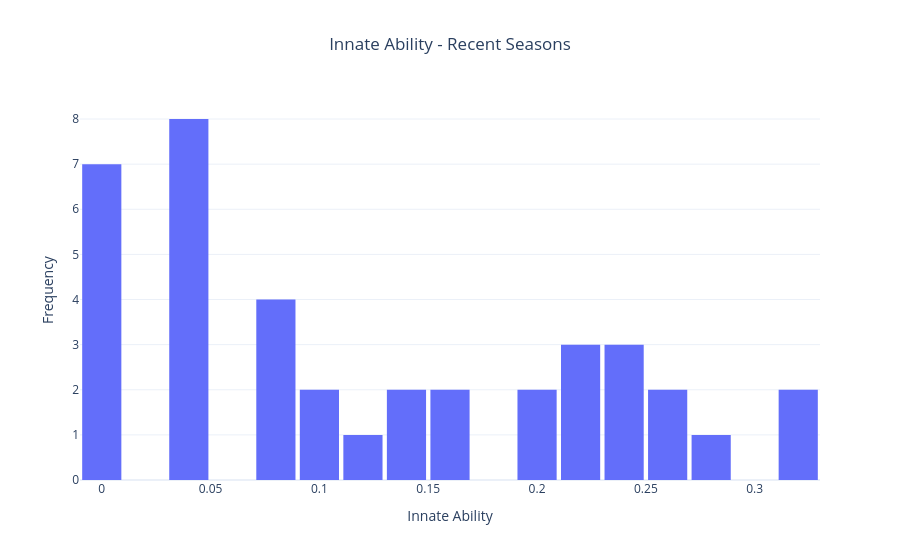
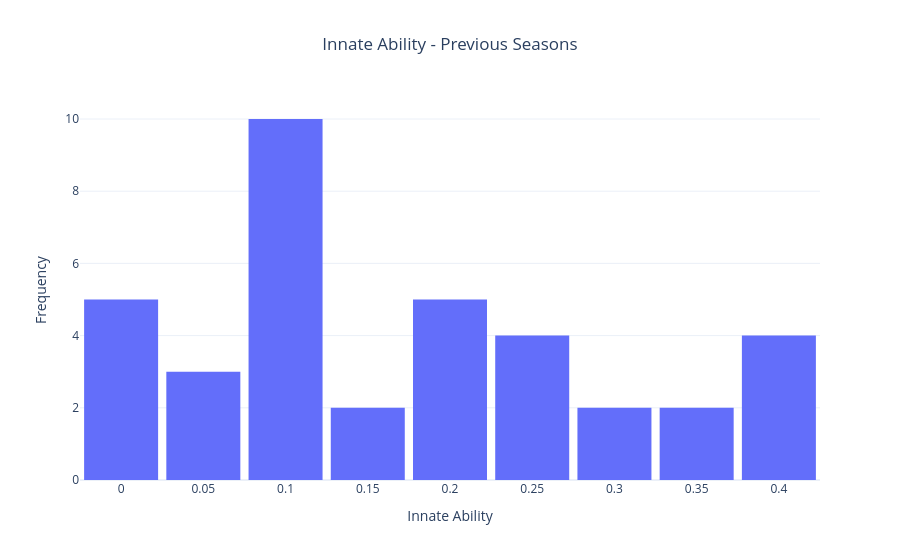

The code cell stored with these charts, in order, in its notebook:
### Code cell
plot_histogram(recent_players["Innate_Ability_Roster"],
    title="Innate Ability - Recent Seasons",
    x_label="Innate Ability")

plot_histogram(previous_players["Innate_Ability_Roster"],
    title="Innate Ability - Previous Seasons",
    x_label="Innate Ability")

### Figure 1 — Plotly figure (JSON) as saved in the notebook; plotly's stock layout.template omitted (floating-point values rounded to 4 significant figures)
{"data": [{"bingroup": "x", "hovertemplate": "Innate Ability=%{x}<br>count=%{y}<extra></extra>", "legendgroup": "", "marker": {"color": "#636EFA", "pattern": {"shape": ""}}, "name": "", "nbinsx": 20, "orientation": "v", "showlegend": false, "type": "histogram", "x": [0.1429, 0.2759, 0.2333, 0.2333, 0.3235, 0.0476, 0.0, 0.08, 0.2581, 0.0417, 0.0741, 0.04, 0.04, 0.1538, 0.04, 0.25, 0.2414, 0.1304, 0.3226, 0.0968, 0.0, 0.2258, 0.0909, 0.1923, 0.0, 0.0385, 0.2222, 0.2222, 0.0435, 0.1538, 0.0, 0.0, 0.0, 0.0, 0.0455, 0.1154, 0.0833, 0.087, 0.1935], "xaxis": "x", "yaxis": "y"}], "layout": {"bargap": 0.1, "barmode": "relative", "legend": {"tracegroupgap": 0}, "title": {"text": "Innate Ability - Recent Seasons", "x": 0.5}, "xaxis": {"anchor": "y", "domain": [0.0, 1.0], "title": {"text": "Innate Ability"}}, "yaxis": {"anchor": "x", "domain": [0.0, 1.0], "title": {"text": "Frequency"}}}}

### Figure 2 — Plotly figure (JSON) as saved in the notebook; plotly's stock layout.template omitted (floating-point values rounded to 4 significant figures)
{"data": [{"bingroup": "x", "hovertemplate": "Innate Ability=%{x}<br>count=%{y}<extra></extra>", "legendgroup": "", "marker": {"color": "#636EFA", "pattern": {"shape": ""}}, "name": "", "nbinsx": 20, "orientation": "v", "showlegend": false, "type": "histogram", "x": [0.08, 0.1538, 0.25, 0.0455, 0.0741, 0.4118, 0.4211, 0.2069, 0.1852, 0.0, 0.2414, 0.1154, 0.08, 0.0909, 0.1111, 0.2308, 0.12, 0.0, 0.2, 0.0, 0.1481, 0.1923, 0.3, 0.1154, 0.2857, 0.3784, 0.0435, 0.3333, 0.25, 0.4, 0.1923, 0.0909, 0.12, 0.1071, 0.3429, 0.0, 0.0], "xaxis": "x", "yaxis": "y"}], "layout": {"bargap": 0.1, "barmode": "relative", "legend": {"tracegroupgap": 0}, "title": {"text": "Innate Ability - Previous Seasons", "x": 0.5}, "xaxis": {"anchor": "y", "domain": [0.0, 1.0], "title": {"text": "Innate Ability"}}, "yaxis": {"anchor": "x", "domain": [0.0, 1.0], "title": {"text": "Frequency"}}}}
